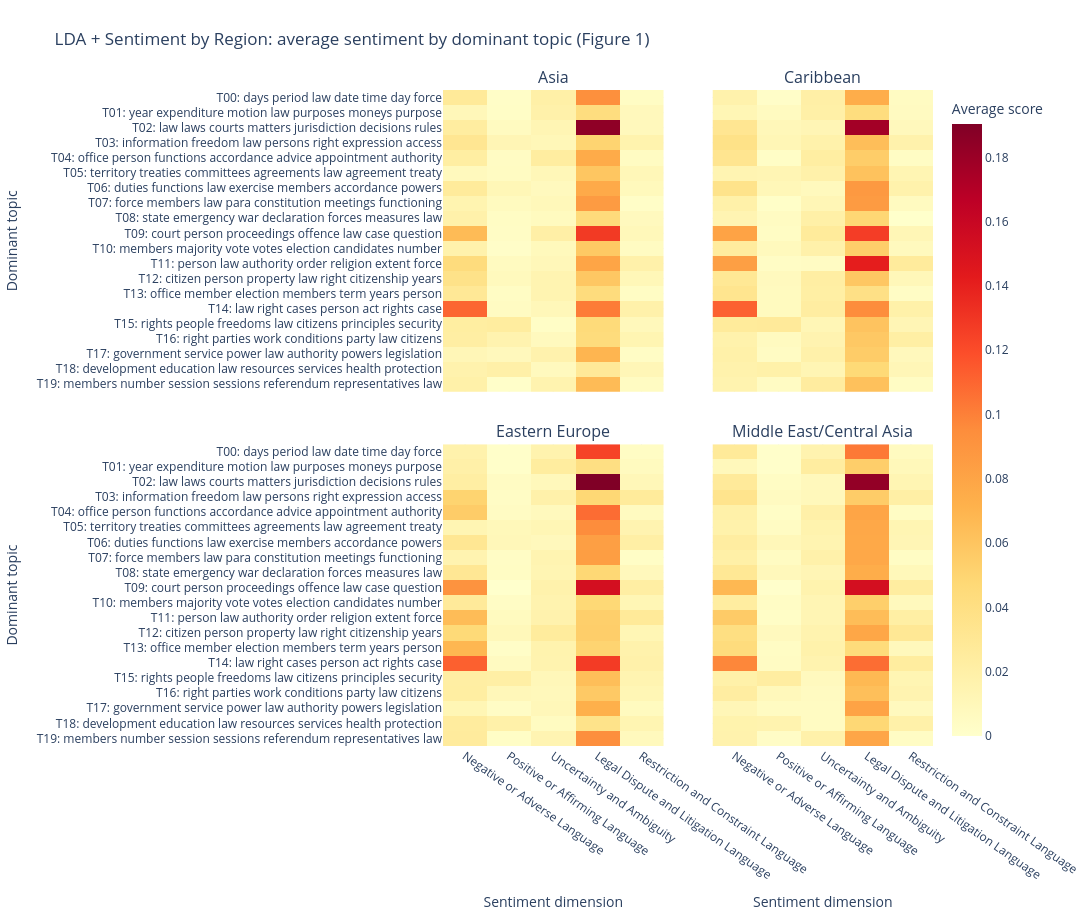
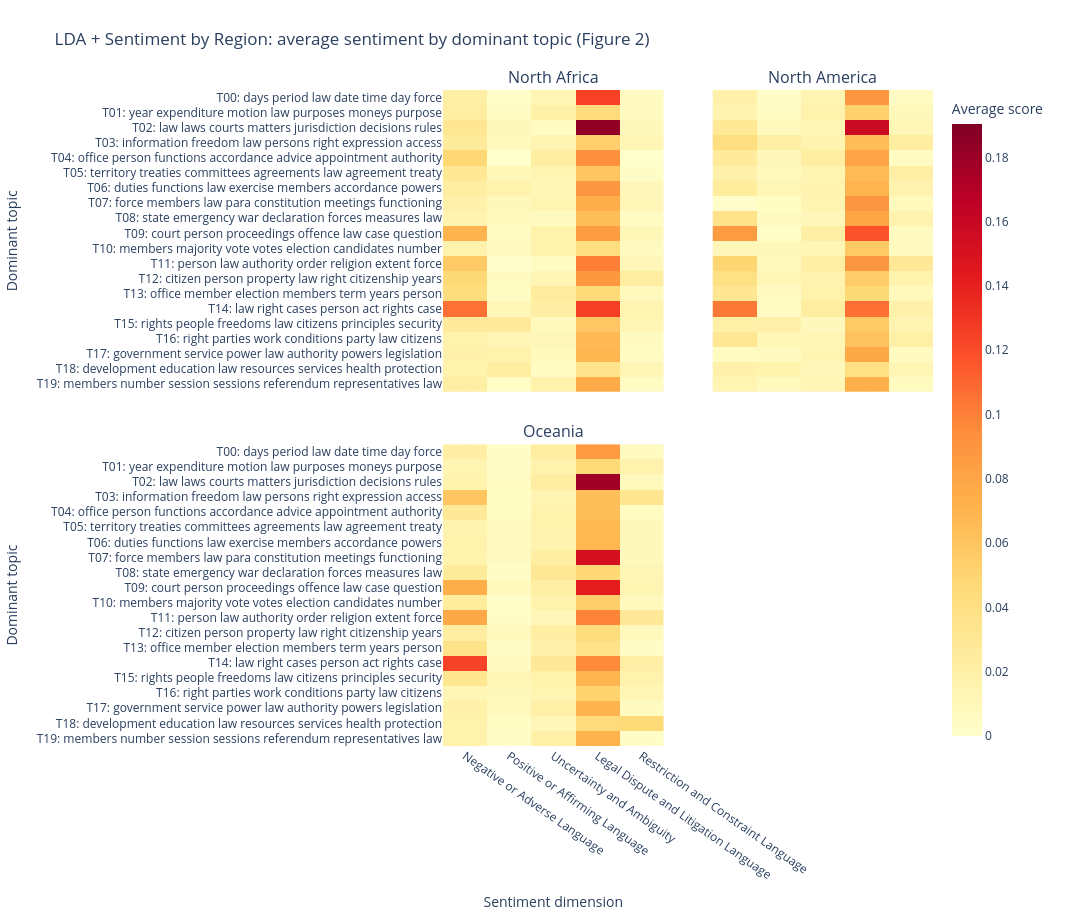
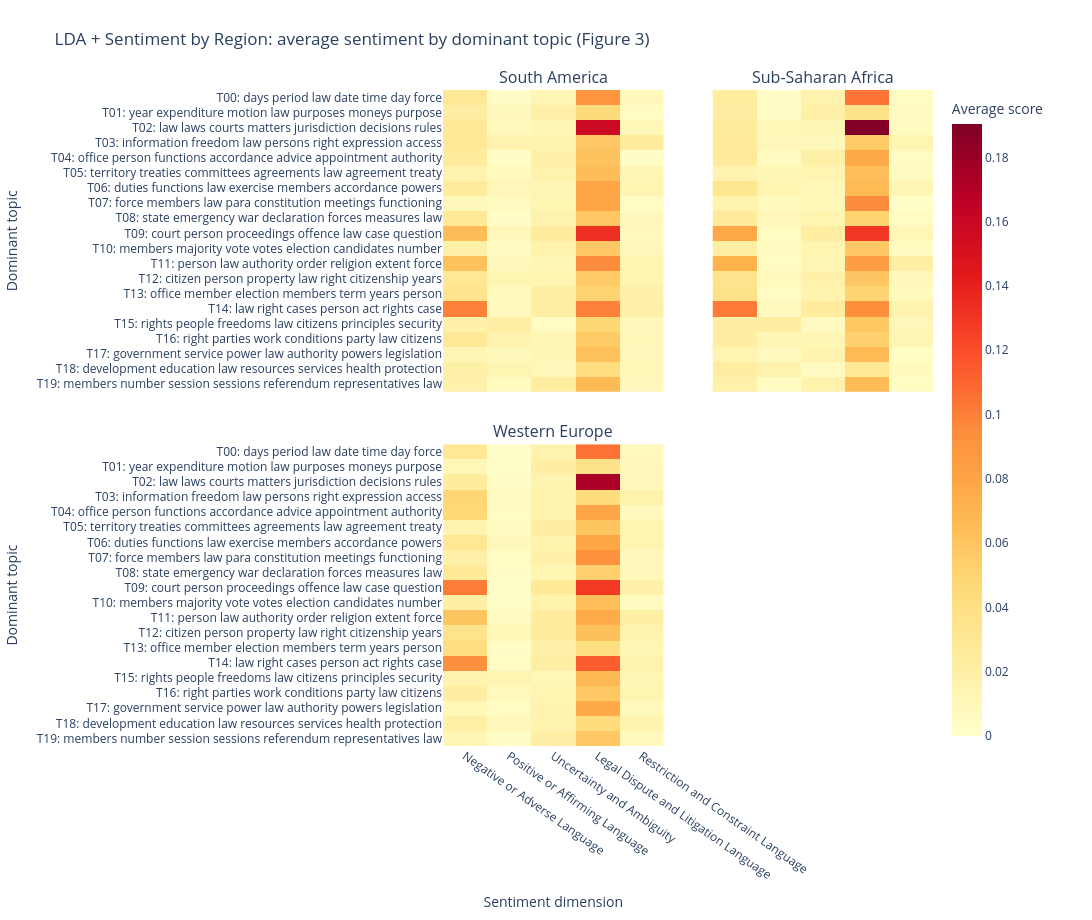

Write notebook code for charts like these, in order.
### Code cell
ncols = 2
zmin = min(mat.min().min() for mat in region_mats.values())
zmax = max(mat.max().max() for mat in region_mats.values())

lda_sent_figs = []
for fig_idx, regions in enumerate(region_groups, start=1):
    n_regions = len(regions)
    nrows = (n_regions + ncols - 1) // ncols
    fig = make_subplots(
        rows=nrows,
        cols=ncols,
        subplot_titles=regions,
        horizontal_spacing=0.10,
        vertical_spacing=0.08,
        shared_xaxes=True,
        shared_yaxes=True,
    )

    for i, region in enumerate(regions, start=1):
        row = (i - 1) // ncols + 1
        col = (i - 1) % ncols + 1
        region_mat = region_mats[region]
        fig.add_trace(
            go.Heatmap(
                z=region_mat.to_numpy(),
                x=region_mat.columns.tolist(),
                y=region_mat.index.tolist(),
                colorscale='YlOrRd',
                zmin=zmin,
                zmax=zmax,
                coloraxis='coloraxis',
                hovertemplate='Region: ' + region + '<br>Sentiment dimension: %{x}<br>Dominant topic: %{y}<br>Average score: %{z:.4f}<extra></extra>',
            ),
            row=row,
            col=col,
        )
        show_y = col == 1
        show_x = row == nrows
        fig.update_yaxes(
            autorange='reversed',
            showticklabels=show_y,
            title_text='Dominant topic' if show_y else None,
            row=row,
            col=col,
        )
        fig.update_xaxes(
            showticklabels=show_x,
            title_text='Sentiment dimension' if show_x else None,
            tickangle=35,
            row=row,
            col=col,
        )

    fig.update_layout(
        template='plotly_white',
        title=f'LDA + Sentiment by Region: average sentiment by dominant topic (Figure {fig_idx})',
        coloraxis={'colorscale': 'YlOrRd', 'cmin': zmin, 'cmax': zmax, 'colorbar': {'title': 'Average score'}},
        height=460 * nrows,
        width=1600,
        margin={'l': 40, 'r': 40, 't': 90, 'b': 40},
    )
    lda_sent_figs.append(fig)
    fig.show()
